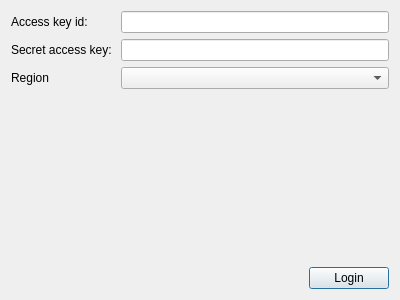
<?xml version="1.0" encoding="UTF-8"?>
<ui version="4.0">
 <class>Dialog</class>
 <widget class="QDialog" name="Dialog">
  <property name="geometry">
   <rect>
    <x>0</x>
    <y>0</y>
    <width>400</width>
    <height>300</height>
   </rect>
  </property>
  <property name="windowTitle">
   <string>Dialog</string>
  </property>
  <layout class="QVBoxLayout" name="verticalLayout">
   <item>
    <layout class="QFormLayout" name="formLayout">
     <item row="1" column="0">
      <widget class="QLabel" name="label">
       <property name="text">
        <string>Secret access key: </string>
       </property>
      </widget>
     </item>
     <item row="0" column="0">
      <widget class="QLabel" name="label_2">
       <property name="text">
        <string>Access key id: </string>
       </property>
      </widget>
     </item>
     <item row="0" column="1">
      <widget class="QLineEdit" name="le_access_key_id"/>
     </item>
     <item row="1" column="1">
      <widget class="QLineEdit" name="le_secret_key_id"/>
     </item>
     <item row="2" column="1">
      <widget class="QComboBox" name="cbx_region"/>
     </item>
     <item row="2" column="0">
      <widget class="QLabel" name="label_3">
       <property name="text">
        <string>Region</string>
       </property>
      </widget>
     </item>
    </layout>
   </item>
   <item>
    <spacer name="verticalSpacer">
     <property name="orientation">
      <enum>Qt::Vertical</enum>
     </property>
     <property name="sizeHint" stdset="0">
      <size>
       <width>20</width>
       <height>40</height>
      </size>
     </property>
    </spacer>
   </item>
   <item>
    <layout class="QHBoxLayout" name="horizontalLayout">
     <item>
      <spacer name="horizontalSpacer">
       <property name="orientation">
        <enum>Qt::Horizontal</enum>
       </property>
       <property name="sizeHint" stdset="0">
        <size>
         <width>40</width>
         <height>20</height>
        </size>
       </property>
      </spacer>
     </item>
     <item>
      <widget class="QPushButton" name="btn_login">
       <property name="text">
        <string>Login</string>
       </property>
      </widget>
     </item>
    </layout>
   </item>
  </layout>
 </widget>
 <resources/>
 <connections/>
</ui>
